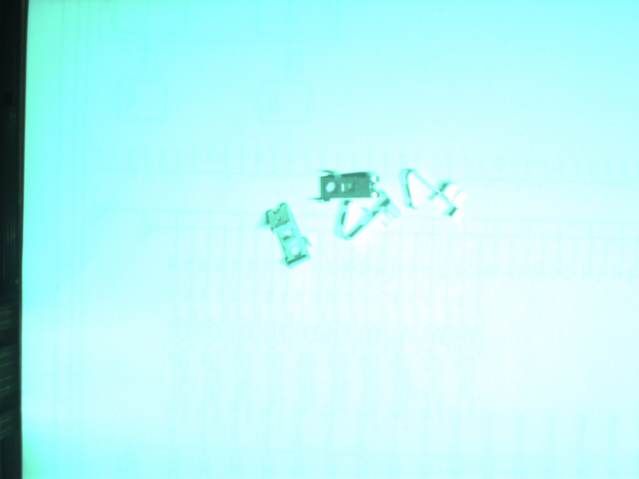
#> input picture experiments/simple-shape-detection/saved_pypylon_img.png, 1278 x 958 px (shown at 1/2 size)
$ python 'simple shape detection.py'
#> lines starting #> are read from the running program, lines starting #| are printed output that depends on the picture; after the words box and inside, x2 and y2 are one past the last pixel; in counts of white or black regions, pixels touching at a corner belong together
import numpy as np
import cv2
import os, sys
# from matplotlib import pyplot as plt

filename = "saved_pypylon_img.png"#"pypylon_img.png"#"shapes.jpg"
sysPath = os.path.dirname(os.path.abspath(__file__))
source = os.path.join(sysPath, filename)

img = cv2.imread(source,0)
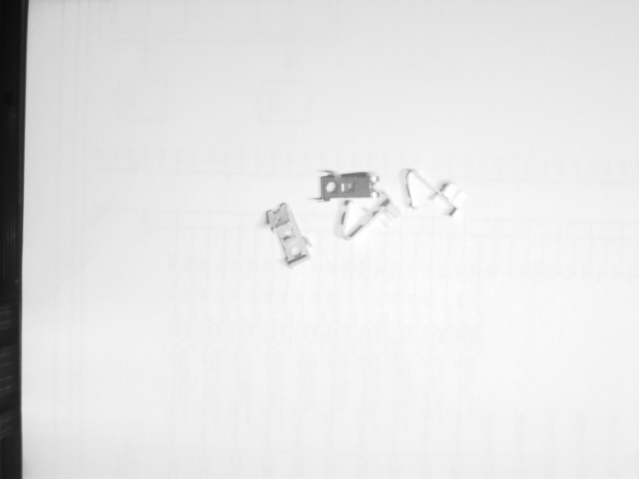
#> img: shape (958, 1278) (shown at 1/2 size); min 10, max 254, mean 227.9
edges = cv2.Canny(img,200,230)
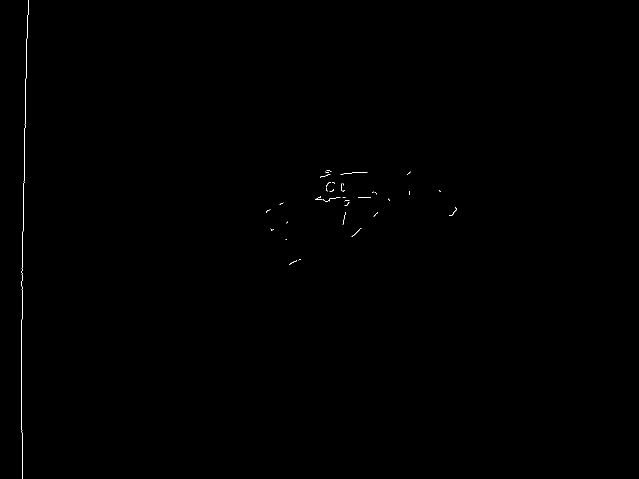
#> edges: shape (958, 1278) (shown at 1/2 size); 0.12% white in thin lines or dots, all inside (x1, y1, x2, y2) = (42, 0, 913, 958)

cv2.imshow("",edges)


# img = cv2.imread(source, cv2.IMREAD_GRAYSCALE)
_, threshold = cv2.threshold(img, 200, 255, cv2.THRESH_BINARY)
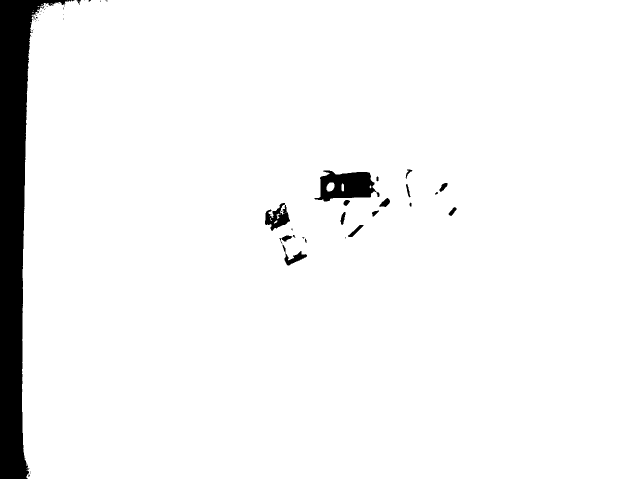
#> threshold: shape (958, 1278) (shown at 1/2 size); 95.3% white; 60 black regions (43 under 20 px)
cv2.imshow("Threshold", threshold)

contours, _ = cv2.findContours(threshold, cv2.RETR_TREE , cv2.CHAIN_APPROX_SIMPLE)
#> contours = 97 contours, 74 with area under 20; largest, box (x1, y1, x2, y2) and area: (44, 0, 1278, 958) 1173312, (627, 340, 754, 404) 5460, (529, 405, 581, 463) 1600, (568, 501, 615, 532) 602, (695, 449, 728, 475) 258
print("contours: ", len(contours))
#| contours:  97
font = cv2.FONT_HERSHEY_COMPLEX

unique = []

for cnt in contours:
    area = cv2.contourArea(cnt)
    approx = cv2.approxPolyDP(cnt, 0.001*cv2.arcLength(cnt, True), True)
    x = approx.ravel()[0]
    y = approx.ravel()[1]

    print(area," ", x, " ", y)


    # if unique.__contains__((cnt.x))


    if int(area) > 10000 and int(area) < 70000:

        cv2.drawContours(img, [approx], 0, (0), 1)


        if len(approx) == 3:
            cv2.putText(img, "Triangle", (x, y), font, 0.5, (0))
        elif len(approx) == 4:
            cv2.putText(img, "Rectangle", (x, y), font, 0.5, (0))
        elif len(approx) == 5:
            cv2.putText(img, "Pentagon", (x, y), font, 0.5, (0))
        elif 6 < len(approx) < 15:
            cv2.putText(img, "Ellipse", (x, y), font, 0.5, (0))
        else:
            cv2.putText(img, "Circle", (x, y), font, 0.5, (0))
            (x,y),radius = cv2.minEnclosingCircle(cnt)
            center = (int(x),int(y))
            radius = int(radius)
            cv2.circle(img,center,radius,(0,255,0),2)
#> this loop made 97 passes
#> area on passes 11, 18, 19, 22, 27, 28, 30, 31, 33, 34, 35, 43: 1173312.5, 601.5, 61.5, 28, 174.5, 22, 258, 177.5, 105.5, 155, 1599.5, 35
#| 0.0   53   940
#| 0.0   60   45
#| 1.0   65   24
#| 0.0   66   21
#| 0.0   77   16
#| 1.0   77   13
#| 0.0   100   9
#| 0.5   104   6
#> (further printed lines are left out)

cv2.imshow("shapes", img)

cv2.waitKey(0)
cv2.destroyAllWindows()

$ run again, with experiments/simple-shape-detection/shapes.jpg saved as experiments/simple-shape-detection/saved_pypylon_img.png
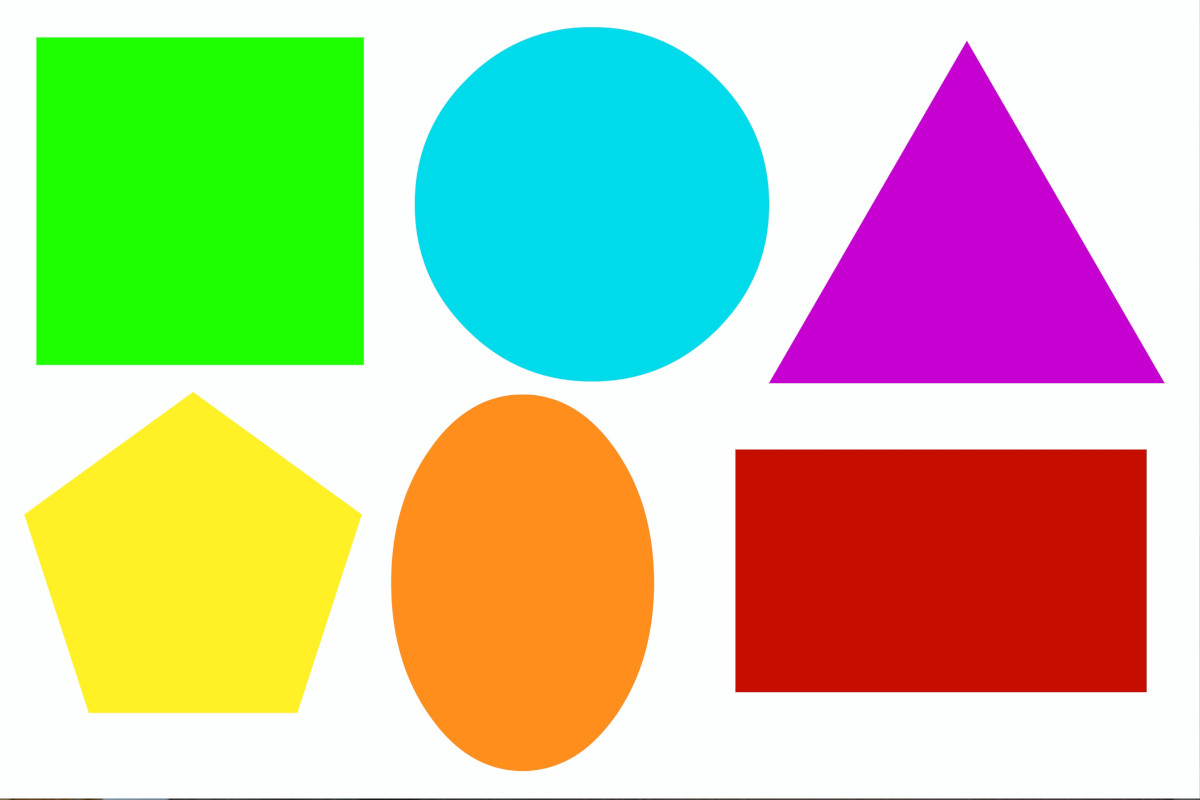
#> input picture experiments/simple-shape-detection/shapes.jpg, 1200 x 800 px
#> `edges = cv2.Canny(img,200,230)`:
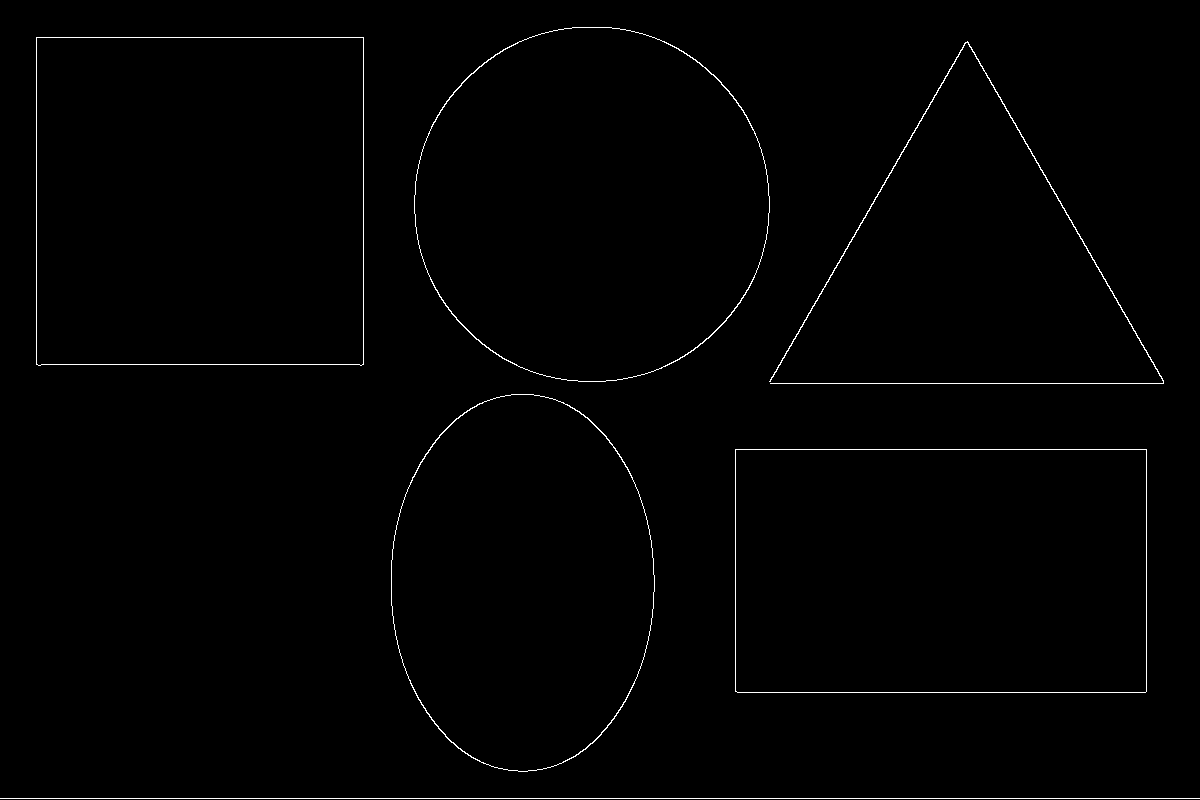
#> edges: shape (800, 1200); 0.81% white in thin lines or dots
#> threshold: shape (800, 1200); 52.6% white; 6 black regions
#> contours = 6 contours; box (x1, y1, x2, y2) and area: (0, 0, 1200, 798) 955603, (35, 36, 365, 366) 108236, (734, 448, 1148, 693) 100770, (414, 26, 770, 382) 99396, (390, 394, 655, 772) 78422, (768, 40, 1165, 384) 68402
#| contours:  6
#> the loop `for cnt in contours:` made 6 passes
#> area on passes 3 to 6: 78422, 68401.5, 108236, 99396
#> (printed output is left out)
#> after the loop `for cnt in contours:`:
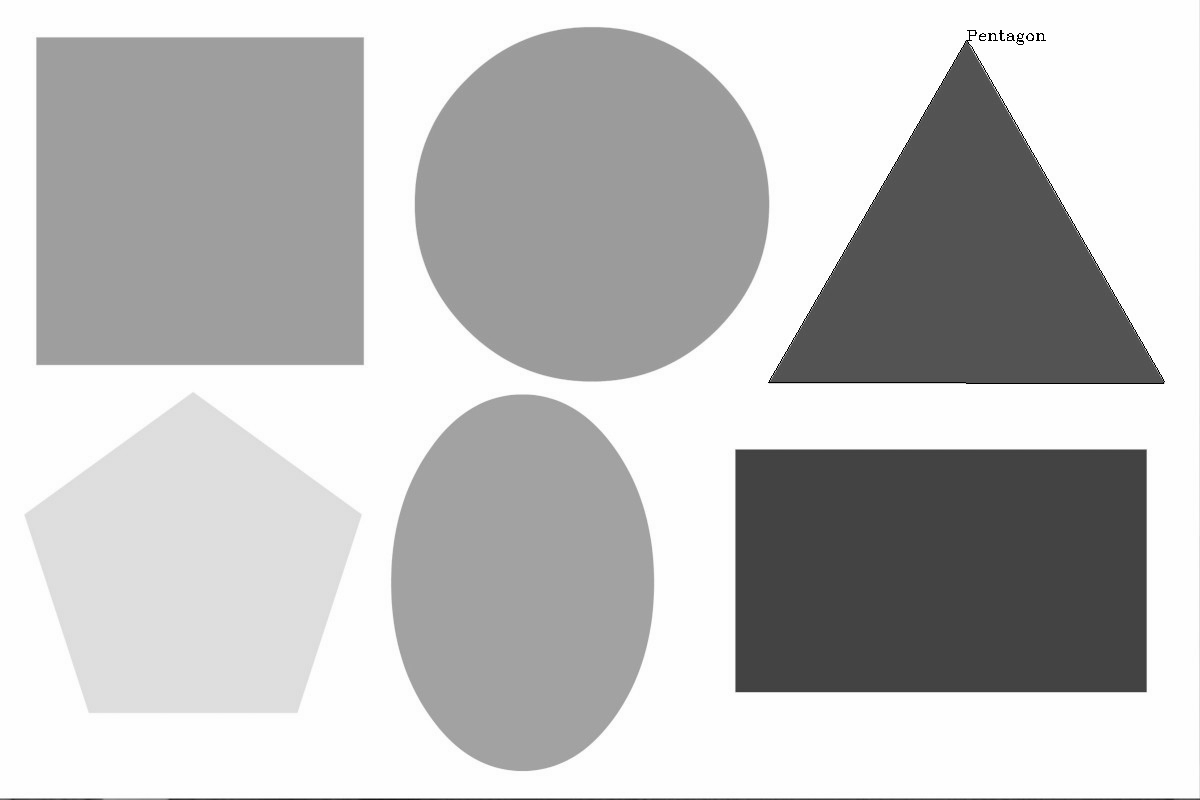
#> img: shape (800, 1200); min 0, max 255, mean 190.8
